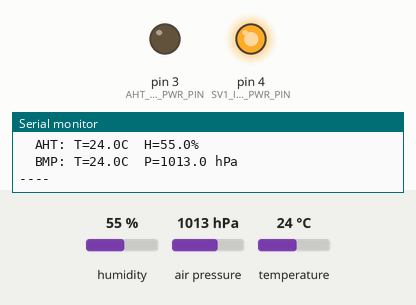
Bench run of a sketch on a simulated Arduino Uno, built with avr-gcc and run on an emulated ATmega328P. On the bench: output pins drawn as LEDs (lit = HIGH), the last lines printed to the serial monitor. Inputs (shaded band) come from the test bench; at power-on: humidity 55 %, air pressure 1013 hPa, temperature 24 °C.

Above: at 8.2 s.
At 15.2 s:
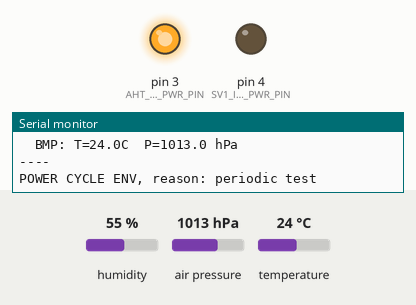
Timing chart, 0 to 21.0 s (numbered marks = the images above):
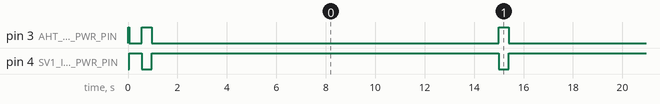

The sketch:

12_test_ATH_BMP_2.ino
```cpp
#include <Arduino.h>
#include <Wire.h>
#include <Adafruit_AHTX0.h>
#include <Adafruit_BMP280.h>

Adafruit_AHTX0   aht;
Adafruit_BMP280  bmp;

const int AHT_BMP_PWR_PIN   = 3;  // как в основном коде
const int SV1_INDIC_PWR_PIN = 4;

bool aht_ok = false;
bool bmp_ok = false;

void powerCycleEnv(const char* reason) {
  Serial.print("POWER CYCLE ENV, reason: ");
  Serial.println(reason);

  digitalWrite(AHT_BMP_PWR_PIN, HIGH);
  digitalWrite(SV1_INDIC_PWR_PIN, LOW);
  delay(400);

  digitalWrite(AHT_BMP_PWR_PIN, LOW);
  digitalWrite(SV1_INDIC_PWR_PIN, HIGH);
  delay(500);

  Serial.println("Calling aht.begin()...");
  aht_ok = aht.begin();
  Serial.print("aht.begin() -> ");
  Serial.println(aht_ok ? "OK" : "ERR");

  Serial.println("Calling bmp.begin()...");
  bmp_ok = bmp.begin(0x76) || bmp.begin(0x77);
  Serial.print("bmp.begin() -> ");
  Serial.println(bmp_ok ? "OK" : "ERR");
}

void setup() {
  Serial.begin(115200);
  while (!Serial) {}

  Serial.println("=== ENV TEST START ===");
  Wire.begin();
  Wire.setClock(100000);

  pinMode(AHT_BMP_PWR_PIN,   OUTPUT);
  pinMode(SV1_INDIC_PWR_PIN, OUTPUT);

  // начальное питание
  digitalWrite(AHT_BMP_PWR_PIN, HIGH);
  digitalWrite(SV1_INDIC_PWR_PIN, LOW);
  delay(50);

  digitalWrite(AHT_BMP_PWR_PIN, LOW);
  digitalWrite(SV1_INDIC_PWR_PIN, HIGH);
  delay(500);

  powerCycleEnv("initial");
}

unsigned long lastPrint = 0;
unsigned long lastCycle = 0;

void loop() {
  unsigned long now = millis();

  // Каждые 3 секунды читаем датчики, если они "OK"
  if (now - lastPrint > 3000) {
    lastPrint = now;

    Serial.print("STATUS: AHT=");
    Serial.print(aht_ok ? "OK" : "ERR");
    Serial.print("  BMP=");
    Serial.println(bmp_ok ? "OK" : "ERR");

    if (aht_ok) {
      sensors_event_t hum, temp;
      if (aht.getEvent(&hum, &temp)) {
        Serial.print("  AHT: T=");
        Serial.print(temp.temperature, 1);
        Serial.print("C  H=");
        Serial.print(hum.relative_humidity, 1);
        Serial.println("%");
      } else {
        Serial.println("  AHT: getEvent FAILED");
        aht_ok = false;
      }
    }

    if (bmp_ok) {
      float pPa = bmp.readPressure();
      float tempBMP = bmp.readTemperature();
      Serial.print("  BMP: T=");
      Serial.print(tempBMP, 1);
      Serial.print("C  P=");
      Serial.print(pPa / 100.0f, 1);
      Serial.println(" hPa");
    }

    Serial.println("----");
  }

  // Каждые 15 секунд делаем полный power cycle ENV, чтобы проверить восстановление
  if (now - lastCycle > 15000) {
    lastCycle = now;
    powerCycleEnv("periodic test");
  }
}
```

Measured:
- by itself, pin 3 (AHT_BMP_PWR_PIN): repeats every 14.5 s: HIGH 0.40 s, LOW 14.1 s
- by itself, pin 4 (SV1_INDIC_PWR_PIN): alternates HIGH for 14.6 s and LOW for 0.40 s
